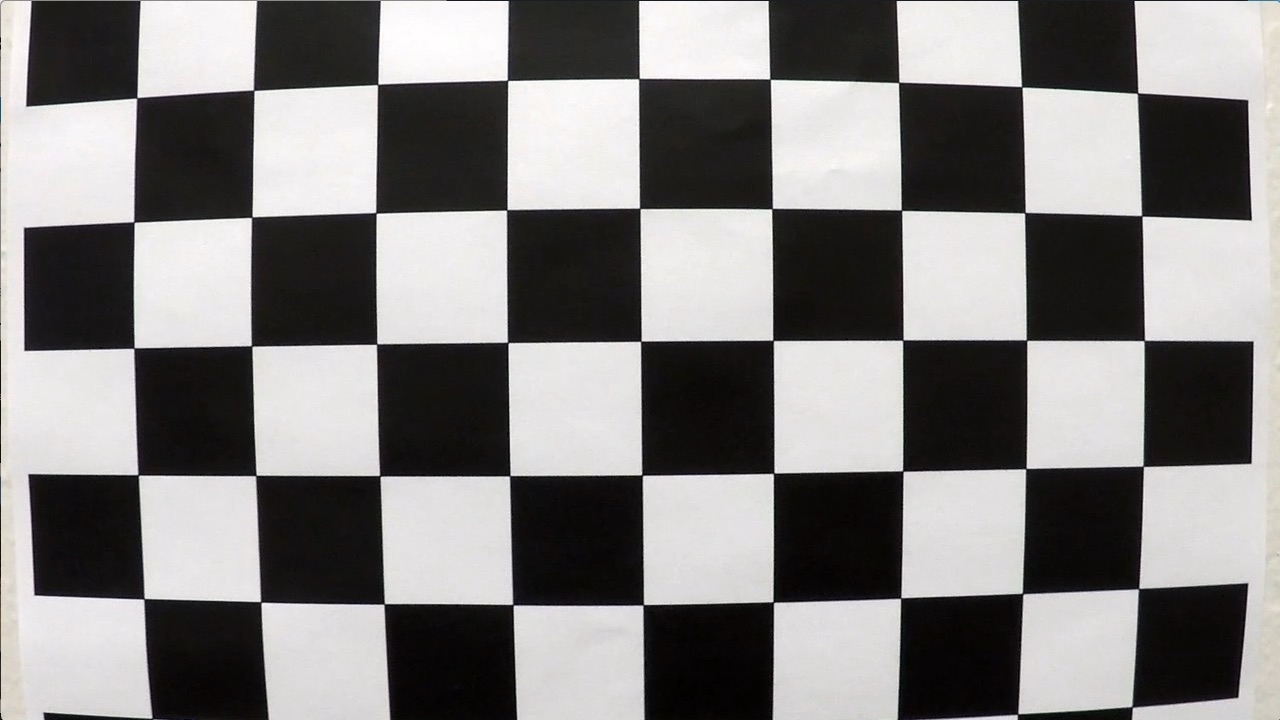
#> input picture CarND-Advanced-Lane-Lines-master/camera_cal/calibration1.jpg, 1280 x 720 px
$ jupyter execute --allow-errors advanced_lane_lines.ipynb   (older library calls are emulated)
#> lines starting #> are read from the running program, lines starting #| are printed output that depends on the picture; after the words box and inside, x2 and y2 are one past the last pixel; in counts of white or black regions, pixels touching at a corner belong together
[cell 1]
import cv2
import matplotlib.pyplot as plt
import matplotlib.image as mpimg
import numpy as np
import glob

[cell 2]
img = mpimg.imread('camera_cal/calibration1.jpg')
#> img is the input picture: shape (720, 1280, 3); mean R, G, B 130.1, 128.4, 127.8
image_shape = img.shape
print(image_shape)
#| (720, 1280, 3)
plt.imshow(img)

[cell 3]
object_points = []
image_points = []
objp = np.zeros((9*6,3), np.float32)
objp[:,:2] = np.mgrid[0:9,0:6].T.reshape(-1,2)

fnames = glob.glob("camera_cal/calibration*.jpg")

for fname in fnames:
    img = mpimg.imread(fname)
    gray = cv2.cvtColor(img, cv2.COLOR_BGR2GRAY)
    ret, corners = cv2.findChessboardCorners(gray, (9,6), None)
#> ret = False; corners = None
    if ret:
        object_points.append(objp)
        image_points.append(corners)

ret, camera_matrix, distortion_coeffs, rvecs, tvecs = cv2.calibrateCamera(object_points, image_points, image_shape[:2],None,None)
#> ret = 0.687; camera_matrix = [[1576.1, 0, 396.1], [0, 1724.3, 564.1], [0, 0, 1]]; distortion_coeffs = [[-1.49, 5, -0.0552, 0.0689, -11.42]]; rvecs = ([0.765, 0.0142, -0.0382], [0.23, 0.583, 0.0369]); tvecs = ([2.51, -3.41, 27], [-9.93, -8.53, 46.13])

[cell 4]
img = mpimg.imread('camera_cal/calibration1.jpg')
undistorted_img = cv2.undistort(img, camera_matrix, distortion_coeffs, None, camera_matrix)

f, (ax1, ax2) = plt.subplots(1, 2, figsize=(24, 9))
f.tight_layout()
ax1.imshow(img)
ax1.set_title('Original Image', fontsize=50)
ax2.imshow(undistorted_img)
ax2.set_title('Undistorted Image', fontsize=50)
plt.subplots_adjust(left=0., right=1, top=0.9, bottom=0.)

[cell 5]
img = mpimg.imread('test_images/straight_lines1.jpg')
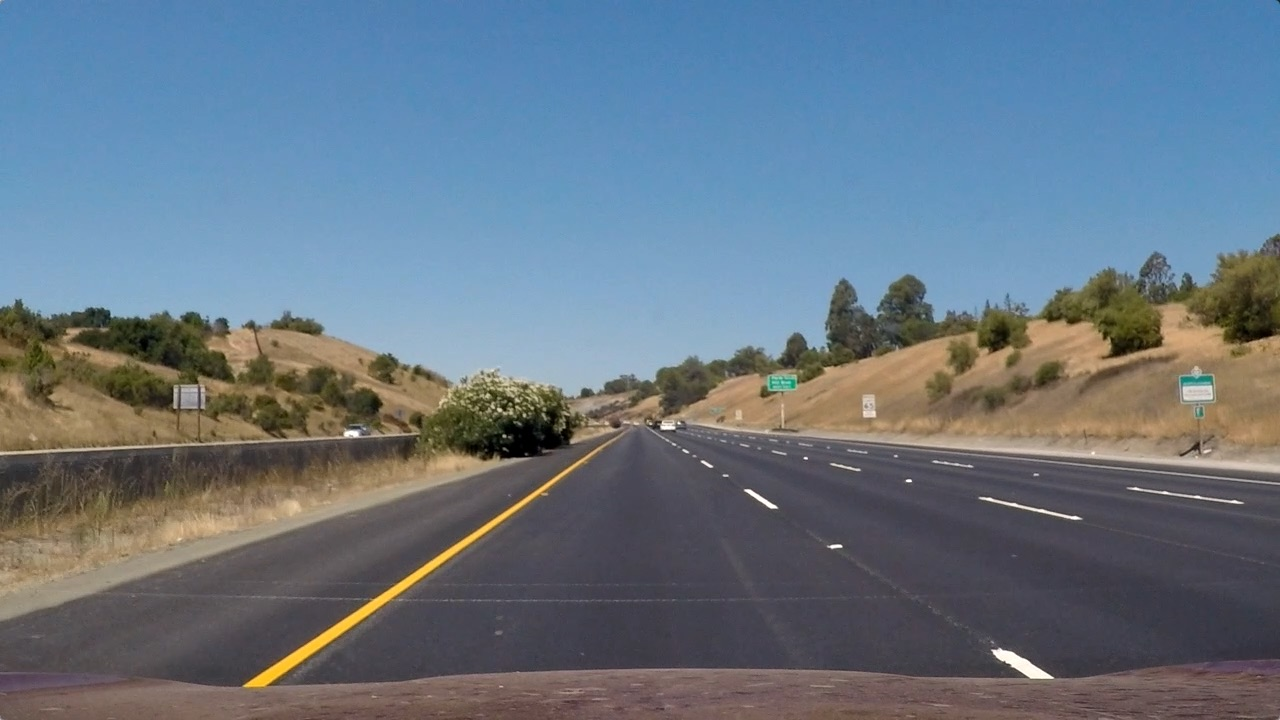
#> input picture CarND-Advanced-Lane-Lines-master/test_images/straight_lines1.jpg, 1280 x 720 px
#> img is the input picture: shape (720, 1280, 3); mean R, G, B 103.2, 117.7, 131.2

def threshold(img):
    img = cv2.undistort(img, camera_matrix, distortion_coeffs, None, camera_matrix)

    gray = cv2.cvtColor(img, cv2.COLOR_RGB2GRAY)
    height, width = gray.shape
    sobel = cv2.Sobel(gray, cv2.CV_64F, 1, 0)
    abs_sobel = np.absolute(sobel)
    max_value = np.max(abs_sobel)
#> max_value = 639
    binary_output = np.uint8(255*abs_sobel/max_value)
    threshold_mask = np.zeros_like(binary_output)
    threshold_mask[(binary_output >= 10) & (binary_output <= 200)] = 1

    sobel_kernel = 5
    sobel_x = cv2.Sobel(gray, cv2.CV_64F, 1, 0, ksize=sobel_kernel)
    sobel_y = cv2.Sobel(gray, cv2.CV_64F, 0, 1, ksize=sobel_kernel)
    # 3) Take the absolute value of the x and y gradients
    abs_sobel_x = np.absolute(sobel_x)
    abs_sobel_y = np.absolute(sobel_y)
    # 4) Use np.arctan2(abs_sobely, abs_sobelx) to calculate the direction of the gradient
    direction = np.arctan2(abs_sobel_y,abs_sobel_x)
    direction = np.absolute(direction)
    # 5) Create a binary mask where direction thresholds are met
    dir_mask = np.zeros_like(direction)
    dir_mask[(direction >= np.pi/6) & (direction <= np.pi/2)] = 1
    #print(dir_mask)

    combined_sobel = ((threshold_mask == 1) & (dir_mask == 1))

    R = img[:,:,0]
    r_thresh = (120, 255)
    R_mask = np.zeros_like(R)
    R_mask[(R >= r_thresh[0]) & (R <= r_thresh[1])] = 1

    #combined_mask[(threshold_mask == 1) & (dir_mask == 1)] = 1

    hls = cv2.cvtColor(img, cv2.COLOR_RGB2HLS)
#> hls: shape (720, 1280, 3); mean of channels 0, 1, 2 87.5, 118.4, 66
    S = hls[:,:,2]
    L = hls[:,:,1]

    s_thresh = (100,255)
    S_mask = np.zeros_like(S)
    S_mask[(S >= s_thresh[0]) & (S <= s_thresh[1])] = 1

    l_thresh = (120, 255)
    L_mask = np.zeros_like(S)
    L_mask[(S >= l_thresh[0]) & (S <= l_thresh[1])] = 1
    #print(S_mask)

    combined = np.zeros_like(S)
    combined[((threshold_mask == 1) | (S_mask == 1))] = 1

    mask = np.zeros_like(combined)
    region_of_interest_vertices = np.array([[0,height-1], [width/2, int(0.5*height + 50)], [width-1, height-1]], dtype=np.int32)
    cv2.fillPoly(mask, [region_of_interest_vertices], 1)
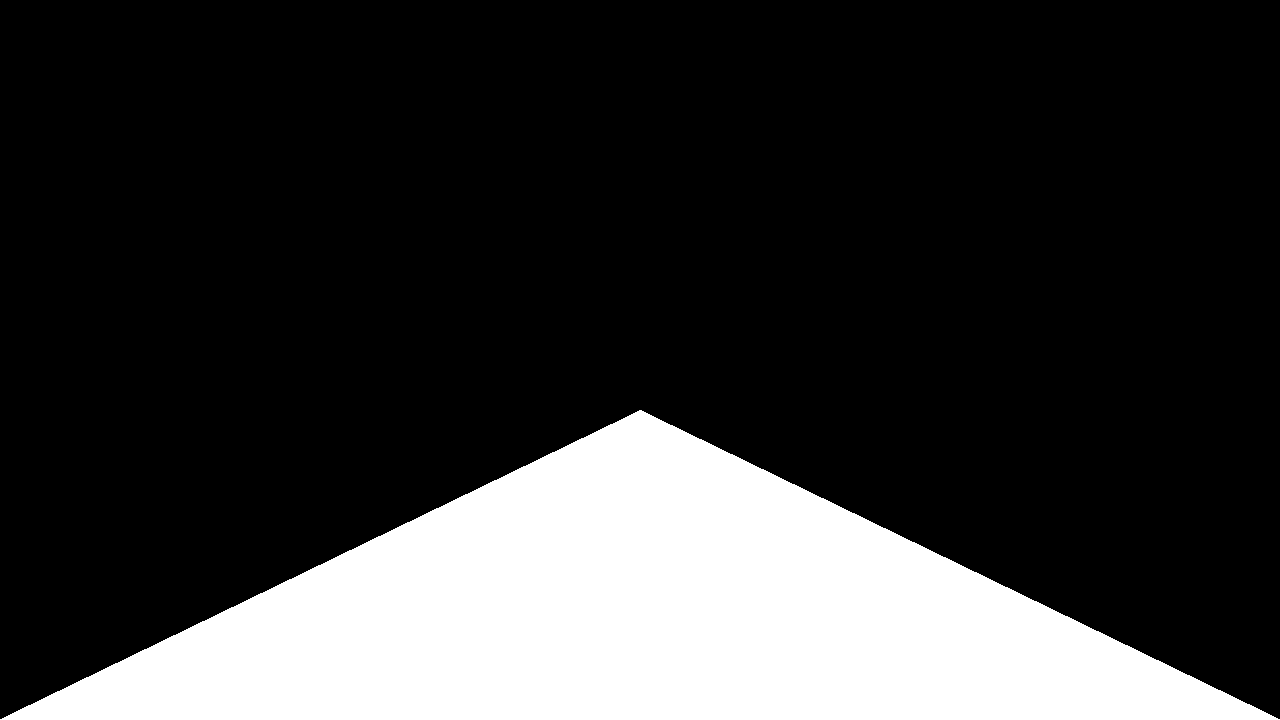
#> mask: shape (720, 1280); values 0 (black) and 1 (white), 21.6% white; 1 white region, box (x1, y1, x2, y2) and area: (0, 410, 1280, 720) 198885
    thresholded = cv2.bitwise_and(combined, mask)
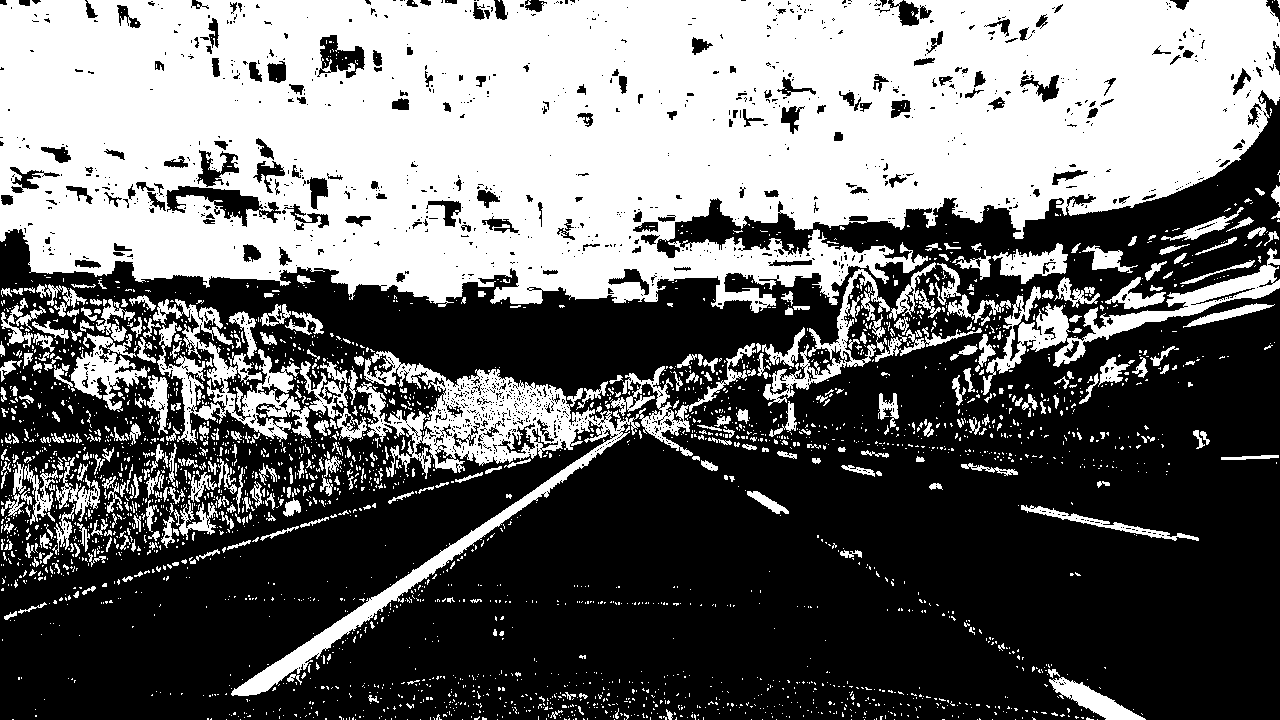
#> combined: shape (720, 1280); values 0 (black) and 1 (white), 42.6% white; 3034 white regions (2649 under 20 px), largest, box (x1, y1, x2, y2) and area: (0, 0, 1280, 313) 301128, (231, 343, 756, 696) 21111, (153, 299, 301, 445) 6745

    return thresholded


thresholded = threshold(img)
#> thresholded: shape (720, 1280); values 0 (black) and 1 (white), 1.4% white; 904 white regions (877 under 20 px), largest, box (x1, y1, x2, y2) and area: (231, 410, 693, 696) 6826, (1049, 677, 1146, 720) 1504, (747, 491, 789, 514) 345
f, (ax1, ax2) = plt.subplots(1, 2, figsize=(24, 9))
f.tight_layout()
ax1.imshow(img)
ax1.set_title('Original Image', fontsize=50)
ax2.imshow(thresholded, cmap='gray')
ax2.set_title('Thresholded Image', fontsize=50)
plt.subplots_adjust(left=0., right=1, top=0.9, bottom=0.)

[cell 6]
# Vertices extracted manually for performing a perspective transform
def warp(img):
    bottom_left = [220,720]
    bottom_right = [1110, 720]
    top_left = [570, 470]
    top_right = [722, 470]

    source = np.float32([bottom_left,bottom_right,top_right,top_left])

    pts = np.array([bottom_left,bottom_right,top_right,top_left], np.int32)
    pts = pts.reshape((-1,1,2))
    copy = img.copy()
    cv2.polylines(copy,[pts],True,(255,0,0), thickness=3)
#> copy: shape (720, 1280)

    # Destination points are chosen such that straight lanes appear more or less parallel in the transformed image.
    bottom_left = [320,720]
    bottom_right = [920, 720]
    top_left = [320, 1]
    top_right = [920, 1]

    dst = np.float32([bottom_left,bottom_right,top_right,top_left])
    M = cv2.getPerspectiveTransform(source, dst)
    M_inv = cv2.getPerspectiveTransform(dst, source)
    img_size = (image_shape[1], image_shape[0])

    warped = cv2.warpPerspective(thresholded, M, img_size , flags=cv2.INTER_LINEAR)
#> warped: shape (720, 1280); values 0 (black) and 1 (white), 4.4% white; 604 white regions (575 under 20 px), largest, box (x1, y1, x2, y2) and area: (283, 0, 358, 707) 29040, (885, 248, 933, 399) 5581, (892, 85, 929, 160) 897
    return warped

bottom_left = [220,720]
bottom_right = [1110, 720]
top_left = [570, 470]
top_right = [722, 470]

pts = np.array([bottom_left,bottom_right,top_right,top_left], np.int32)
pts = pts.reshape((-1,1,2))
copy = img.copy()
cv2.polylines(copy,[pts],True,(255,0,0), thickness=3)

warped = warp(thresholded)
f, (ax1, ax2) = plt.subplots(1, 2, figsize=(24, 9))
f.tight_layout()
ax1.imshow(copy)
ax1.set_title('Original Image', fontsize=50)
ax2.imshow(warped, cmap='gray')
ax2.set_title('Warped Image', fontsize=50)
plt.subplots_adjust(left=0., right=1, top=0.9, bottom=0.)

[cell 7]
# Load our image
#binary_warped = mpimg.imread('warped_example.jpg')

def find_lane_pixels(binary_warped):
    # Take a histogram of the bottom half of the image
    histogram = np.sum(binary_warped[binary_warped.shape[0]//2:,:], axis=0)
#> histogram = 1280 values, max 348 at index 309, min 0 at index 0, mean 12.3
    # Create an output image to draw on and visualize the result
    out_img = np.dstack((binary_warped, binary_warped, binary_warped))
    # Find the peak of the left and right halves of the histogram
    # These will be the starting point for the left and right lines
    midpoint = np.int(histogram.shape[0]//2)
    leftx_base = np.argmax(histogram[:midpoint])
#> leftx_base = 309
    rightx_base = np.argmax(histogram[midpoint:]) + midpoint
#> rightx_base = 916

    # HYPERPARAMETERS
    # Choose the number of sliding windows
    nwindows = 9
    # Set the width of the windows +/- margin
    margin = 100
    # Set minimum number of pixels found to recenter window
    minpix = 50

    # Set height of windows - based on nwindows above and image shape
    window_height = np.int(binary_warped.shape[0]//nwindows)
    # Identify the x and y positions of all nonzero pixels in the image
    nonzero = binary_warped.nonzero()
#> nonzero = 40498 positions, rows 0 to 719, columns 160 to 982
    nonzeroy = np.array(nonzero[0])
    nonzerox = np.array(nonzero[1])
    # Current positions to be updated later for each window in nwindows
    leftx_current = leftx_base
#> leftx_current = 309
    rightx_current = rightx_base
#> rightx_current = 916

    # Create empty lists to receive left and right lane pixel indices
    left_lane_inds = []
    right_lane_inds = []

    # Step through the windows one by one
    for window in range(nwindows):
        # Identify window boundaries in x and y (and right and left)
        win_y_low = binary_warped.shape[0] - (window+1)*window_height
        win_y_high = binary_warped.shape[0] - window*window_height
        win_xleft_low = leftx_current - margin
        win_xleft_high = leftx_current + margin
        win_xright_low = rightx_current - margin
        win_xright_high = rightx_current + margin

        # Draw the windows on the visualization image
        cv2.rectangle(out_img,(win_xleft_low,win_y_low),
        (win_xleft_high,win_y_high),(0,255,0), 2)
        cv2.rectangle(out_img,(win_xright_low,win_y_low),
        (win_xright_high,win_y_high),(0,255,0), 2)

        # Identify the nonzero pixels in x and y within the window #
        good_left_inds = ((nonzeroy >= win_y_low) & (nonzeroy < win_y_high) &
        (nonzerox >= win_xleft_low) &  (nonzerox < win_xleft_high)).nonzero()[0]
        good_right_inds = ((nonzeroy >= win_y_low) & (nonzeroy < win_y_high) &
        (nonzerox >= win_xright_low) &  (nonzerox < win_xright_high)).nonzero()[0]

        # Append these indices to the lists
        left_lane_inds.append(good_left_inds)
        right_lane_inds.append(good_right_inds)

        # If you found > minpix pixels, recenter next window on their mean position
        if len(good_left_inds) > minpix:
            leftx_current = np.int(np.mean(nonzerox[good_left_inds]))
        if len(good_right_inds) > minpix:
            rightx_current = np.int(np.mean(nonzerox[good_right_inds]))
#> this loop made 9 passes
#> (win_xleft_low, win_xleft_high, win_xright_low, win_xright_high, leftx_current, rightx_current) on passes 1, 2, 3, 5, 6, 8, 9: (209, 409, 816, 1016, 315, 923), (215, 415, 823, 1023, 316, 911), (216, 416, 811, 1011, 314, 915), (214, 414, 815, 1015, 313, 909), (213, 413, 809, 1009, 312, 908), (215, 415, 808, 1008, 316, 903), (216, 416, 803, 1003, 312, 892)
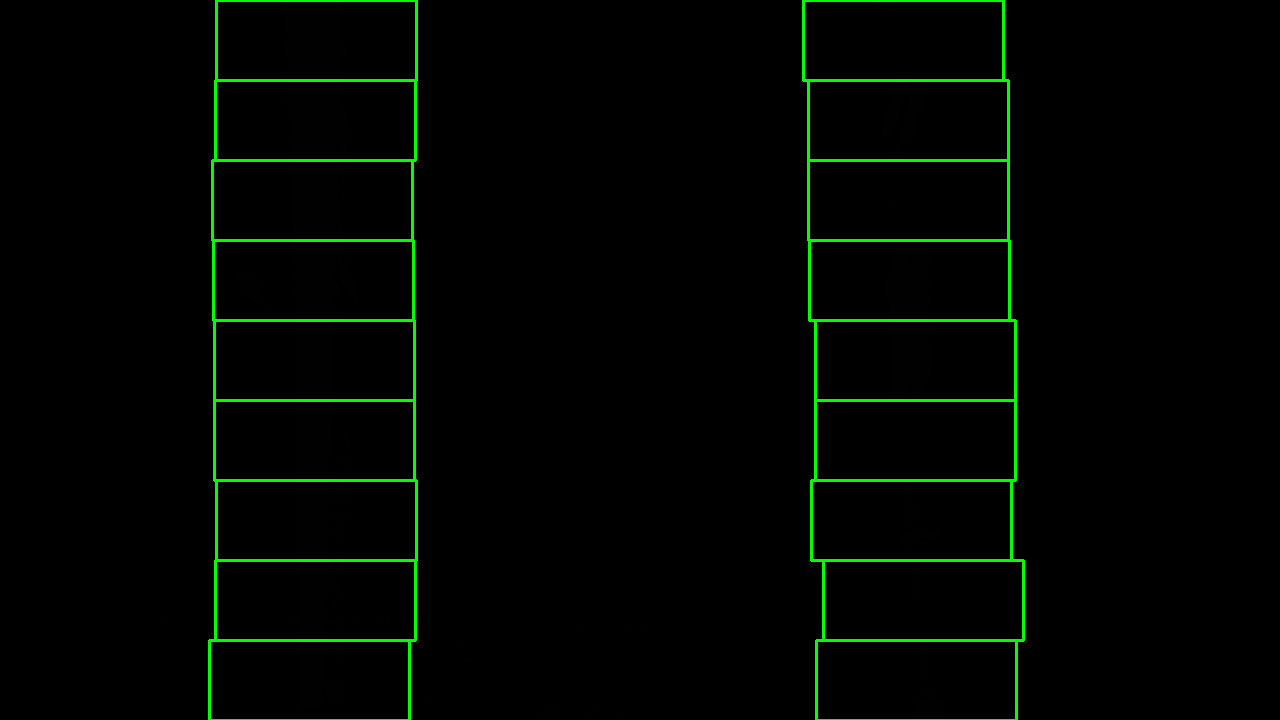
#> out_img: shape (720, 1280, 3); mean of channels 0, 1, 2 0, 5.4, 0; drawn as R, G, B
#> after the loop, left_lane_inds = 9 items; right_lane_inds = 9 items

    # Concatenate the arrays of indices (previously was a list of lists of pixels)
    try:
        left_lane_inds = np.concatenate(left_lane_inds)
        right_lane_inds = np.concatenate(right_lane_inds)
#> right_lane_inds = 9095 values, max 40497 at index 856, min 55 at index 8836, mean 21019.4
#> (the rest of the program and of its run is left out)
